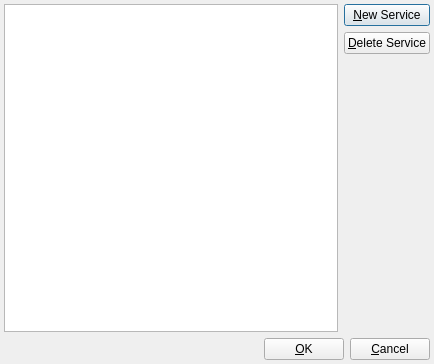
<ui version="4.0" >
 <author></author>
 <comment></comment>
 <exportmacro></exportmacro>
 <class>ServiceDialogUI</class>
 <widget class="QDialog" name="ServiceDialogUI" >
  <property name="geometry" >
   <rect>
    <x>0</x>
    <y>0</y>
    <width>434</width>
    <height>364</height>
   </rect>
  </property>
  <property name="windowTitle" >
   <string>Modify Services</string>
  </property>
  <layout class="QVBoxLayout" >
   <property name="margin" >
    <number>4</number>
   </property>
   <property name="spacing" >
    <number>6</number>
   </property>
   <item>
    <layout class="QHBoxLayout" >
     <property name="margin" >
      <number>0</number>
     </property>
     <property name="spacing" >
      <number>6</number>
     </property>
     <item>
      <widget class="QTreeView" name="mServiceView" />
     </item>
     <item>
      <layout class="QVBoxLayout" >
       <property name="margin" >
        <number>0</number>
       </property>
       <property name="spacing" >
        <number>6</number>
       </property>
       <item>
        <widget class="QPushButton" name="mNewServiceButton" >
         <property name="text" >
          <string>&amp;New Service</string>
         </property>
         <property name="shortcut" >
          <string>Alt+N</string>
         </property>
        </widget>
       </item>
       <item>
        <widget class="QPushButton" name="mDeleteServiceButton" >
         <property name="text" >
          <string>&amp;Delete Service</string>
         </property>
         <property name="shortcut" >
          <string>Alt+D</string>
         </property>
        </widget>
       </item>
       <item>
        <spacer>
         <property name="orientation" >
          <enum>Qt::Vertical</enum>
         </property>
         <property name="sizeType" >
          <enum>QSizePolicy::Expanding</enum>
         </property>
         <property name="sizeHint" >
          <size>
           <width>20</width>
           <height>101</height>
          </size>
         </property>
        </spacer>
       </item>
      </layout>
     </item>
    </layout>
   </item>
   <item>
    <layout class="QHBoxLayout" >
     <property name="margin" >
      <number>0</number>
     </property>
     <property name="spacing" >
      <number>6</number>
     </property>
     <item>
      <spacer>
       <property name="orientation" >
        <enum>Qt::Horizontal</enum>
       </property>
       <property name="sizeType" >
        <enum>QSizePolicy::Expanding</enum>
       </property>
       <property name="sizeHint" >
        <size>
         <width>131</width>
         <height>20</height>
        </size>
       </property>
      </spacer>
     </item>
     <item>
      <widget class="QPushButton" name="mOKButton" >
       <property name="text" >
        <string>&amp;OK</string>
       </property>
       <property name="shortcut" >
        <string>Alt+O</string>
       </property>
      </widget>
     </item>
     <item>
      <widget class="QPushButton" name="mCancelButton" >
       <property name="text" >
        <string>&amp;Cancel</string>
       </property>
       <property name="shortcut" >
        <string>Alt+C</string>
       </property>
      </widget>
     </item>
    </layout>
   </item>
  </layout>
 </widget>
 <layoutdefault spacing="6" margin="11" />
 <resources/>
 <connections>
  <connection>
   <sender>mOKButton</sender>
   <signal>clicked()</signal>
   <receiver>ServiceDialogUI</receiver>
   <slot>accept()</slot>
   <hints>
    <hint type="sourcelabel" >
     <x>278</x>
     <y>343</y>
    </hint>
    <hint type="destinationlabel" >
     <x>246</x>
     <y>343</y>
    </hint>
   </hints>
  </connection>
  <connection>
   <sender>mCancelButton</sender>
   <signal>clicked()</signal>
   <receiver>ServiceDialogUI</receiver>
   <slot>reject()</slot>
   <hints>
    <hint type="sourcelabel" >
     <x>397</x>
     <y>330</y>
    </hint>
    <hint type="destinationlabel" >
     <x>397</x>
     <y>322</y>
    </hint>
   </hints>
  </connection>
 </connections>
</ui>
